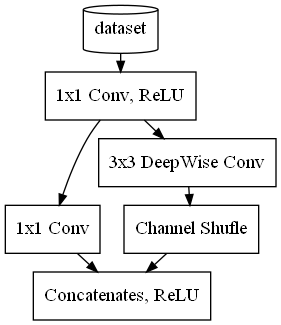

Recreate this plot in Python.
'''
G = pgv.AGraph(directed=True, strict=False, nodesep=0, ranksep=1.2, rankdir="TB",
               splines="none", concentrate=True, bgcolor="write",
               compound=True, normalize=False, encoding='UTF-8')

directed -> False | True：有向图
strict -> True | False：简单图
nodesep：同级节点最小间距
ranksep：不同级节点最小间距
rankdir：绘图方向，可选 TB (从上到下), LR (从左到右), BT (从下到上), RL (从右到左)
splines：线条类型，可选 ortho (直角), polyline (折线), spline (曲线), line (线条), none (无)
concentrate -> True | False：合并线条 (双向箭头)
bgcolor：背景颜色
compound -> True | False：多子图时，不允许子图相互覆盖
normalize -> False | True：以第一个节点作为顶节点
'''
import pygraphviz as pgv

G = pgv.AGraph(directed=True, strict=False, ranksep=0.2, 
               splines="spline", rankdir = "TB", concentrate=True)

a0 = "dataset"

a1 = "1x1 Conv, ReLU"

a11 = "1x1 Conv"
a12 = "3x3 DeepWise Conv"
a121 = "Channel Shufle"
a111 = "."

a2 = "Concatenates, ReLU"

G.add_node(a0, shape = "cylinder", style = "solid")
G.add_nodes_from([a1, a11, a12, a121, a2],
                  shape = "polygen", style = "solid")

G.add_edge([a0, a1], arrowsize = 0.8)
G.add_edge([a1, a11], arrowsize = 0.8)
G.add_edge([a1, a12], arrowsize = 0.8)
G.add_edge([a12, a121], arrowsize = 0.8)
G.add_edges_from([[a11, a2],[a121, a2]], arrowsize = 0.8)



G.layout()
G.draw("figuresqueezenetflow.png", prog="dot")
